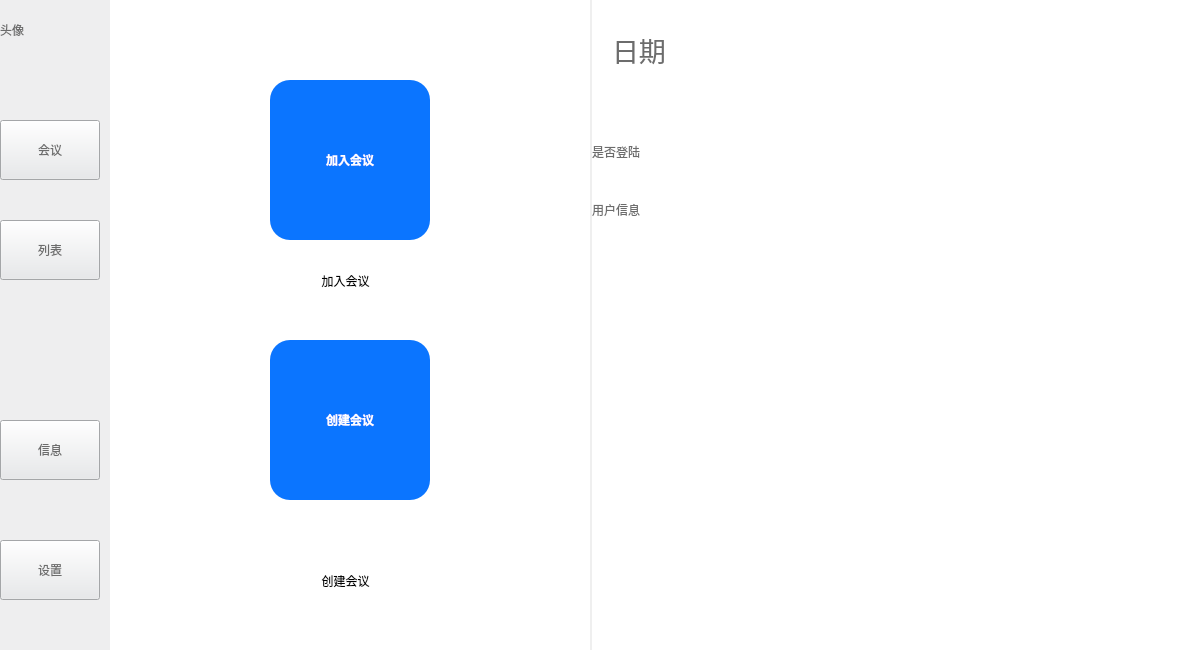
<?xml version="1.0" encoding="UTF-8"?>
<ui version="4.0">
 <class>Remote_meeting_room</class>
 <widget class="QWidget" name="Remote_meeting_room">
  <property name="windowModality">
   <enum>Qt::WindowModal</enum>
  </property>
  <property name="geometry">
   <rect>
    <x>0</x>
    <y>0</y>
    <width>1200</width>
    <height>650</height>
   </rect>
  </property>
  <property name="sizePolicy">
   <sizepolicy hsizetype="Expanding" vsizetype="Expanding">
    <horstretch>0</horstretch>
    <verstretch>0</verstretch>
   </sizepolicy>
  </property>
  <property name="windowTitle">
   <string>Form</string>
  </property>
  <property name="autoFillBackground">
   <bool>false</bool>
  </property>
  <property name="styleSheet">
   <string notr="true">border-color: rgb(0, 0, 0);
border-width: 10px; /* 设置边界线的粗细为1像素 */</string>
  </property>
  <widget class="QWidget" name="navigated_widget" native="true">
   <property name="geometry">
    <rect>
     <x>0</x>
     <y>0</y>
     <width>110</width>
     <height>650</height>
    </rect>
   </property>
   <property name="sizePolicy">
    <sizepolicy hsizetype="Expanding" vsizetype="Expanding">
     <horstretch>0</horstretch>
     <verstretch>0</verstretch>
    </sizepolicy>
   </property>
   <property name="styleSheet">
    <string notr="true">background-color: rgb(238, 238, 239);
color: rgb(108, 108, 108);
font: 10pt &quot;Arial&quot;;</string>
   </property>
   <widget class="QLabel" name="header_image">
    <property name="geometry">
     <rect>
      <x>0</x>
      <y>0</y>
      <width>80</width>
      <height>60</height>
     </rect>
    </property>
    <property name="sizePolicy">
     <sizepolicy hsizetype="Expanding" vsizetype="Expanding">
      <horstretch>0</horstretch>
      <verstretch>0</verstretch>
     </sizepolicy>
    </property>
    <property name="text">
     <string>头像</string>
    </property>
   </widget>
   <widget class="QPushButton" name="conference_Button">
    <property name="geometry">
     <rect>
      <x>0</x>
      <y>120</y>
      <width>100</width>
      <height>60</height>
     </rect>
    </property>
    <property name="sizePolicy">
     <sizepolicy hsizetype="Expanding" vsizetype="Expanding">
      <horstretch>0</horstretch>
      <verstretch>0</verstretch>
     </sizepolicy>
    </property>
    <property name="styleSheet">
     <string notr="true">background-color: rgb(230, 232, 235);
color: rgb(108, 108, 108);
font: 8pt &quot;Arial&quot;;</string>
    </property>
    <property name="text">
     <string>会议</string>
    </property>
   </widget>
   <widget class="QPushButton" name="list_Button">
    <property name="geometry">
     <rect>
      <x>0</x>
      <y>220</y>
      <width>100</width>
      <height>60</height>
     </rect>
    </property>
    <property name="sizePolicy">
     <sizepolicy hsizetype="Expanding" vsizetype="Expanding">
      <horstretch>0</horstretch>
      <verstretch>0</verstretch>
     </sizepolicy>
    </property>
    <property name="styleSheet">
     <string notr="true">background-color: rgb(230, 232, 235);
color: rgb(108, 108, 108);
font: 8pt &quot;Arial&quot;;</string>
    </property>
    <property name="text">
     <string>列表</string>
    </property>
   </widget>
   <widget class="QPushButton" name="setting_Button">
    <property name="geometry">
     <rect>
      <x>0</x>
      <y>540</y>
      <width>100</width>
      <height>60</height>
     </rect>
    </property>
    <property name="sizePolicy">
     <sizepolicy hsizetype="Expanding" vsizetype="Expanding">
      <horstretch>0</horstretch>
      <verstretch>0</verstretch>
     </sizepolicy>
    </property>
    <property name="styleSheet">
     <string notr="true">background-color: rgb(230, 232, 235);
color: rgb(108, 108, 108);
font: 8pt &quot;Arial&quot;;</string>
    </property>
    <property name="text">
     <string>设置</string>
    </property>
   </widget>
   <widget class="QPushButton" name="inform_Button">
    <property name="geometry">
     <rect>
      <x>0</x>
      <y>420</y>
      <width>100</width>
      <height>60</height>
     </rect>
    </property>
    <property name="sizePolicy">
     <sizepolicy hsizetype="Expanding" vsizetype="Expanding">
      <horstretch>0</horstretch>
      <verstretch>0</verstretch>
     </sizepolicy>
    </property>
    <property name="styleSheet">
     <string notr="true">background-color: rgb(230, 232, 235);
color: rgb(108, 108, 108);
font: 8pt &quot;Arial&quot;;</string>
    </property>
    <property name="text">
     <string>信息</string>
    </property>
   </widget>
  </widget>
  <widget class="QWidget" name="state_widget" native="true">
   <property name="geometry">
    <rect>
     <x>592</x>
     <y>0</y>
     <width>760</width>
     <height>650</height>
    </rect>
   </property>
   <property name="styleSheet">
    <string notr="true">background-color: rgb(255, 255, 255);
color: rgb(108, 108, 108);
font: 10pt &quot;Arial&quot;;
border-color: rgb(223, 223, 223);
border-width: 1px; /* 设置边界线的粗细为1像素 */</string>
   </property>
   <widget class="QWidget" name="time_widget" native="true">
    <property name="geometry">
     <rect>
      <x>0</x>
      <y>0</y>
      <width>760</width>
      <height>300</height>
     </rect>
    </property>
    <property name="mouseTracking">
     <bool>false</bool>
    </property>
    <property name="tabletTracking">
     <bool>false</bool>
    </property>
    <widget class="QLabel" name="time_label">
     <property name="geometry">
      <rect>
       <x>20</x>
       <y>20</y>
       <width>140</width>
       <height>60</height>
      </rect>
     </property>
     <property name="font">
      <font>
       <family>Arial Black</family>
       <pointsize>20</pointsize>
       <weight>10</weight>
       <italic>false</italic>
       <bold>false</bold>
      </font>
     </property>
     <property name="styleSheet">
      <string notr="true">font: 87 20pt &quot;Arial Black&quot;;</string>
     </property>
     <property name="text">
      <string>日期</string>
     </property>
     <property name="textFormat">
      <enum>Qt::PlainText</enum>
     </property>
    </widget>
    <widget class="QLabel" name="login_label">
     <property name="geometry">
      <rect>
       <x>0</x>
       <y>140</y>
       <width>120</width>
       <height>24</height>
      </rect>
     </property>
     <property name="styleSheet">
      <string notr="true">font: 9pt &quot;Arial Narrow&quot;;</string>
     </property>
     <property name="text">
      <string>是否登陆</string>
     </property>
    </widget>
    <widget class="QLabel" name="label">
     <property name="geometry">
      <rect>
       <x>0</x>
       <y>180</y>
       <width>120</width>
       <height>60</height>
      </rect>
     </property>
     <property name="styleSheet">
      <string notr="true">font: 9pt &quot;Arial Narrow&quot;;</string>
     </property>
     <property name="text">
      <string>用户信息</string>
     </property>
    </widget>
   </widget>
   <widget class="QWidget" name="widget_2" native="true">
    <property name="geometry">
     <rect>
      <x>0</x>
      <y>300</y>
      <width>760</width>
      <height>660</height>
     </rect>
    </property>
   </widget>
  </widget>
  <widget class="QWidget" name="widget" native="true">
   <property name="geometry">
    <rect>
     <x>110</x>
     <y>0</y>
     <width>480</width>
     <height>650</height>
    </rect>
   </property>
   <property name="styleSheet">
    <string notr="true">background-color: rgb(255, 255, 255);
color: rgb(108, 108, 108);
font: 10pt &quot;Arial&quot;;
color: rgb(0, 0, 0);
border-width: 1px; /* 设置边界线的粗细为1像素 */</string>
   </property>
   <widget class="QPushButton" name="join_Button">
    <property name="geometry">
     <rect>
      <x>160</x>
      <y>80</y>
      <width>160</width>
      <height>160</height>
     </rect>
    </property>
    <property name="sizePolicy">
     <sizepolicy hsizetype="Expanding" vsizetype="Expanding">
      <horstretch>0</horstretch>
      <verstretch>0</verstretch>
     </sizepolicy>
    </property>
    <property name="palette">
     <palette>
      <active>
       <colorrole role="WindowText">
        <brush brushstyle="SolidPattern">
         <color alpha="255">
          <red>255</red>
          <green>255</green>
          <blue>255</blue>
         </color>
        </brush>
       </colorrole>
       <colorrole role="Button">
        <brush brushstyle="SolidPattern">
         <color alpha="255">
          <red>11</red>
          <green>117</green>
          <blue>255</blue>
         </color>
        </brush>
       </colorrole>
       <colorrole role="Light">
        <brush brushstyle="SolidPattern">
         <color alpha="255">
          <red>85</red>
          <green>170</green>
          <blue>255</blue>
         </color>
        </brush>
       </colorrole>
       <colorrole role="Midlight">
        <brush brushstyle="SolidPattern">
         <color alpha="255">
          <red>0</red>
          <green>0</green>
          <blue>255</blue>
         </color>
        </brush>
       </colorrole>
       <colorrole role="Text">
        <brush brushstyle="SolidPattern">
         <color alpha="255">
          <red>255</red>
          <green>255</green>
          <blue>255</blue>
         </color>
        </brush>
       </colorrole>
       <colorrole role="ButtonText">
        <brush brushstyle="SolidPattern">
         <color alpha="255">
          <red>255</red>
          <green>255</green>
          <blue>255</blue>
         </color>
        </brush>
       </colorrole>
       <colorrole role="Base">
        <brush brushstyle="SolidPattern">
         <color alpha="255">
          <red>11</red>
          <green>117</green>
          <blue>255</blue>
         </color>
        </brush>
       </colorrole>
       <colorrole role="Window">
        <brush brushstyle="SolidPattern">
         <color alpha="255">
          <red>11</red>
          <green>117</green>
          <blue>255</blue>
         </color>
        </brush>
       </colorrole>
       <colorrole role="PlaceholderText">
        <brush brushstyle="NoBrush">
         <color alpha="128">
          <red>255</red>
          <green>255</green>
          <blue>255</blue>
         </color>
        </brush>
       </colorrole>
      </active>
      <inactive>
       <colorrole role="WindowText">
        <brush brushstyle="SolidPattern">
         <color alpha="255">
          <red>255</red>
          <green>255</green>
          <blue>255</blue>
         </color>
        </brush>
       </colorrole>
       <colorrole role="Button">
        <brush brushstyle="SolidPattern">
         <color alpha="255">
          <red>11</red>
          <green>117</green>
          <blue>255</blue>
         </color>
        </brush>
       </colorrole>
       <colorrole role="Light">
        <brush brushstyle="SolidPattern">
         <color alpha="255">
          <red>85</red>
          <green>170</green>
          <blue>255</blue>
         </color>
        </brush>
       </colorrole>
       <colorrole role="Midlight">
        <brush brushstyle="SolidPattern">
         <color alpha="255">
          <red>0</red>
          <green>0</green>
          <blue>255</blue>
         </color>
        </brush>
       </colorrole>
       <colorrole role="Text">
        <brush brushstyle="SolidPattern">
         <color alpha="255">
          <red>255</red>
          <green>255</green>
          <blue>255</blue>
         </color>
        </brush>
       </colorrole>
       <colorrole role="ButtonText">
        <brush brushstyle="SolidPattern">
         <color alpha="255">
          <red>255</red>
          <green>255</green>
          <blue>255</blue>
         </color>
        </brush>
       </colorrole>
       <colorrole role="Base">
        <brush brushstyle="SolidPattern">
         <color alpha="255">
          <red>11</red>
          <green>117</green>
          <blue>255</blue>
         </color>
        </brush>
       </colorrole>
       <colorrole role="Window">
        <brush brushstyle="SolidPattern">
         <color alpha="255">
          <red>11</red>
          <green>117</green>
          <blue>255</blue>
         </color>
        </brush>
       </colorrole>
       <colorrole role="PlaceholderText">
        <brush brushstyle="NoBrush">
         <color alpha="128">
          <red>255</red>
          <green>255</green>
          <blue>255</blue>
         </color>
        </brush>
       </colorrole>
      </inactive>
      <disabled>
       <colorrole role="WindowText">
        <brush brushstyle="SolidPattern">
         <color alpha="255">
          <red>255</red>
          <green>255</green>
          <blue>255</blue>
         </color>
        </brush>
       </colorrole>
       <colorrole role="Button">
        <brush brushstyle="SolidPattern">
         <color alpha="255">
          <red>11</red>
          <green>117</green>
          <blue>255</blue>
         </color>
        </brush>
       </colorrole>
       <colorrole role="Light">
        <brush brushstyle="SolidPattern">
         <color alpha="255">
          <red>85</red>
          <green>170</green>
          <blue>255</blue>
         </color>
        </brush>
       </colorrole>
       <colorrole role="Midlight">
        <brush brushstyle="SolidPattern">
         <color alpha="255">
          <red>0</red>
          <green>0</green>
          <blue>255</blue>
         </color>
        </brush>
       </colorrole>
       <colorrole role="Text">
        <brush brushstyle="SolidPattern">
         <color alpha="255">
          <red>255</red>
          <green>255</green>
          <blue>255</blue>
         </color>
        </brush>
       </colorrole>
       <colorrole role="ButtonText">
        <brush brushstyle="SolidPattern">
         <color alpha="255">
          <red>255</red>
          <green>255</green>
          <blue>255</blue>
         </color>
        </brush>
       </colorrole>
       <colorrole role="Base">
        <brush brushstyle="SolidPattern">
         <color alpha="255">
          <red>11</red>
          <green>117</green>
          <blue>255</blue>
         </color>
        </brush>
       </colorrole>
       <colorrole role="Window">
        <brush brushstyle="SolidPattern">
         <color alpha="255">
          <red>11</red>
          <green>117</green>
          <blue>255</blue>
         </color>
        </brush>
       </colorrole>
       <colorrole role="PlaceholderText">
        <brush brushstyle="NoBrush">
         <color alpha="128">
          <red>255</red>
          <green>255</green>
          <blue>255</blue>
         </color>
        </brush>
       </colorrole>
      </disabled>
     </palette>
    </property>
    <property name="styleSheet">
     <string notr="true">background-color: rgb(11, 117, 255);
color: rgb(255, 255, 255);
font: 10pt &quot;Arial&quot;;
font-weight: bold; /* 设置字体为加粗 */
border-radius: 20px; 
border-color: rgb(223, 223, 223);
border-width: 1px; /* 设置边界线的粗细为1像素 */</string>
    </property>
    <property name="text">
     <string>加入会议</string>
    </property>
    <property name="iconSize">
     <size>
      <width>64</width>
      <height>64</height>
     </size>
    </property>
    <property name="autoDefault">
     <bool>false</bool>
    </property>
    <property name="default">
     <bool>false</bool>
    </property>
    <property name="flat">
     <bool>false</bool>
    </property>
   </widget>
   <widget class="QPushButton" name="create_Button">
    <property name="geometry">
     <rect>
      <x>160</x>
      <y>340</y>
      <width>160</width>
      <height>160</height>
     </rect>
    </property>
    <property name="sizePolicy">
     <sizepolicy hsizetype="Expanding" vsizetype="Expanding">
      <horstretch>0</horstretch>
      <verstretch>0</verstretch>
     </sizepolicy>
    </property>
    <property name="cursor">
     <cursorShape>ArrowCursor</cursorShape>
    </property>
    <property name="styleSheet">
     <string notr="true"> background-color: rgb(11, 117, 255);
    color: rgb(255, 255, 255);
    font: 10pt &quot;Arial&quot;;
    font-weight: bold; /* 设置字体为加粗 */
    border-radius: 20px; /* 设置圆角的半径为10像素 */</string>
    </property>
    <property name="text">
     <string>创建会议</string>
    </property>
   </widget>
   <widget class="QLabel" name="label_2">
    <property name="geometry">
     <rect>
      <x>170</x>
      <y>250</y>
      <width>131</width>
      <height>61</height>
     </rect>
    </property>
    <property name="sizePolicy">
     <sizepolicy hsizetype="Expanding" vsizetype="Expanding">
      <horstretch>0</horstretch>
      <verstretch>0</verstretch>
     </sizepolicy>
    </property>
    <property name="text">
     <string>加入会议</string>
    </property>
    <property name="alignment">
     <set>Qt::AlignCenter</set>
    </property>
   </widget>
   <widget class="QLabel" name="label_3">
    <property name="geometry">
     <rect>
      <x>160</x>
      <y>560</y>
      <width>151</width>
      <height>41</height>
     </rect>
    </property>
    <property name="sizePolicy">
     <sizepolicy hsizetype="Expanding" vsizetype="Expanding">
      <horstretch>0</horstretch>
      <verstretch>0</verstretch>
     </sizepolicy>
    </property>
    <property name="text">
     <string>创建会议</string>
    </property>
    <property name="textFormat">
     <enum>Qt::MarkdownText</enum>
    </property>
    <property name="scaledContents">
     <bool>false</bool>
    </property>
    <property name="alignment">
     <set>Qt::AlignCenter</set>
    </property>
   </widget>
  </widget>
 </widget>
 <resources/>
 <connections/>
</ui>
